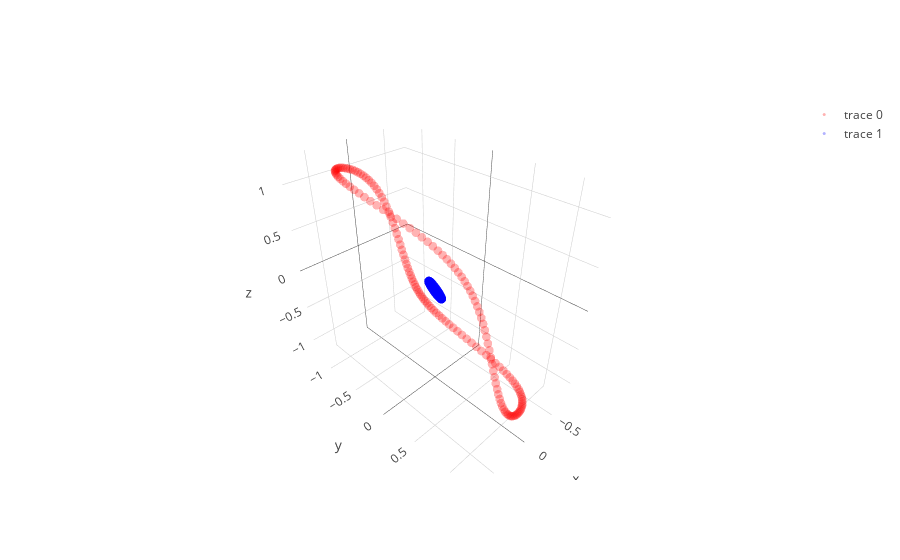

The notebook cell this image was saved under:
### Code cell
# with all scale
expand_dim = 3
w1 = np.random.randn(2,expand_dim)
w2 = np.random.randn(expand_dim,1)

a = np.ones(expand_dim)
b = np.ones(expand_dim)
c = np.zeros(expand_dim)

w1 = _sym_decorrelation(w1)
w2 = w2/(np.sqrt(np.sum(w2**2)))

temp_X = np.copy(X)
mini_batch_size = 10
for iter in range(800):
    cum_loss = 0; temp_X   = shuffle(temp_X)
    
    for mini_batch in range(0,len(X),mini_batch_size):
        current_batch = temp_X[mini_batch:mini_batch+mini_batch_size]
        
        layer1 = current_batch @ w1
        layer1a= a*g(b*layer1)+c
        layer2 = layer1a       @ w2
        loss   = w2.T @ layer1a.T @ layer1a @ w2
        
        grad2 = -layer1a.T @ layer1a @ w2 
        grad1a= -layer1a@w2@w2.T
        grada = grad1a*g(b*layer1)
        gradb = grad1a*a*g_grad(b*layer1)*layer1
        gradc = grad1a
        grad1 = current_batch.T @(grad1a*a*g_grad(b*layer1)*b) 

        w2 = w2 - 0.0000001* grad2
        a = a -   0.00005 * grada.mean(0)
        b = b -   0.00005 * gradb.mean(0)
        c = c -   0.00005 * gradc.mean(0)
        w1 = w1 - 0.0000001* grad1
        
        w1 = _sym_decorrelation(w1)
        w2 = w2/(np.sqrt(np.sum(w2**2)))
        cum_loss      = cum_loss + loss.mean()
        
    if iter%200==0:print('Iter : ',iter," Loss: ",cum_loss)

# projection
projected_mine = (a*g(b*(X @ w1))+c) @ w2

plt.figure(figsize=(20,5))
plt.subplot(1, 3, 1)
# plt.scatter(X[:, 0], X[:,1], color='red', alpha=0.5)
plt.scatter(X[y==0, 0], X[y==0, 1], color='red', alpha=0.5)
plt.scatter(X[y==1, 0], X[y==1, 1], color='blue', alpha=0.5)
plt.quiver(X.mean(0)[0], X.mean(0)[1], evector[0,0],evector[0,1], color=['b'], scale=2.5)
plt.quiver(X.mean(0)[0], X.mean(0)[1], evector[1,0],evector[1,1], color=['g'], scale=2.5)

plt.subplot(1, 3, 2,projection='3d')
one_layer_project = (a*g(b*(X @ w1))+c)
plt.scatter(one_layer_project[:,0],one_layer_project[:,1],one_layer_project[:,2], color='red')

plt.subplot(1, 3, 3)
# plt.scatter(projected_mine, np.zeros(len(projected_mine) ), color='red', alpha=0.5)
plt.scatter(projected_mine[y==0], np.zeros((len(projected_mine)//2)), color='red', alpha=0.5)
plt.scatter(projected_mine[y==1], np.zeros((len(projected_mine)//2)), color='blue', alpha=0.5)

plt.show()

trace1 = go.Scatter3d(
    x=one_layer_project[y==0,0],
    y=one_layer_project[y==0,1],
    z=one_layer_project[y==0,2],
    mode='markers',
    line=dict(color='red',width=0.5),
    marker=dict(size=3,opacity=0.3)
)

trace2 = go.Scatter3d(
    x=one_layer_project[y==1,0],
    y=one_layer_project[y==1,1],
    z=one_layer_project[y==1,2],
    mode='markers',
    line=dict(color='blue',width=0.5),
    marker=dict(size=3,opacity=0.3)
)
data = [trace1,trace2]
fig  = go.Figure(data=data)
iplot(fig)

### Figure 1 — Plotly figure (JSON) as saved in the notebook; plotly's stock layout.template omitted (floating-point values rounded to 4 significant figures; data arrays with more than 128 entries replaced by an {"elided": "..."} marker saying what was removed)
{"data": [{"line": {"color": "red", "width": 0.5}, "marker": {"opacity": 0.3, "size": 3}, "mode": "markers", "type": "scatter3d", "uid": "20619847-d310-4775-b9d4-94098e1f8ab8", "x": {"elided": "150 float values"}, "y": {"elided": "150 float values"}, "z": {"elided": "150 float values"}}, {"line": {"color": "blue", "width": 0.5}, "marker": {"opacity": 0.3, "size": 3}, "mode": "markers", "type": "scatter3d", "uid": "97e1e947-cb4d-4958-94a9-c72891176292", "x": {"elided": "150 float values"}, "y": {"elided": "150 float values"}, "z": {"elided": "150 float values"}}], "layout": {}}
